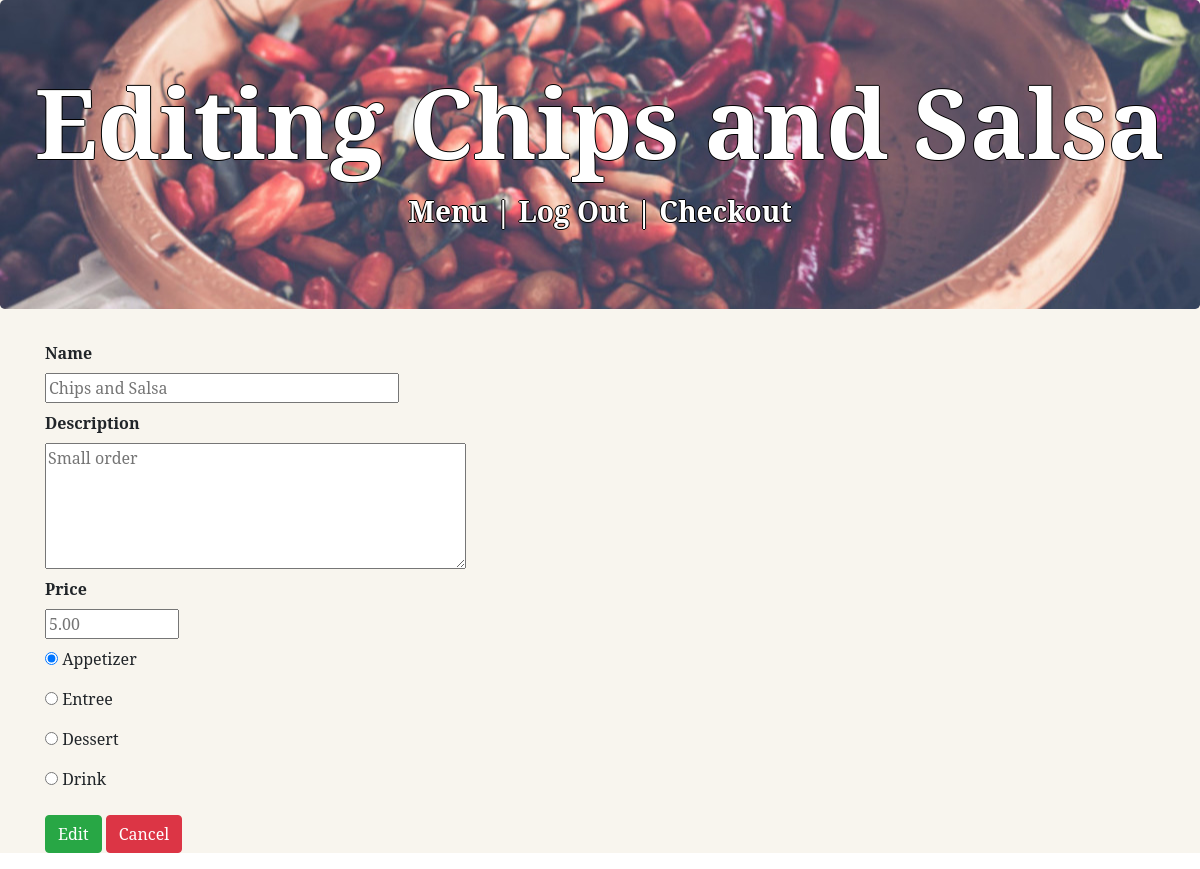
Page /admin/edit/1 (signed in) on the committed database.
### models.py (models this page shows, shortened)
class MenuItem(Base):
    __tablename__ = 'menu_item'
    id = Column(Integer, primary_key=True)
    name = Column(String(80), nullable=False)
    course = Column(String(250), nullable=False)
    description = Column(String(250))
    price = Column(String(8), nullable=False)

### application.py (the view)
@app.route('/admin/edit/<int:menu_id>', methods=['GET', 'POST'])
@login_required
def edit_menu_item(menu_id):
    session = connect()
    item = session.query(MenuItem).filter_by(id=menu_id).one()
    title = 'Editing ' + item.name
    if request.method == 'POST':
        if request.form['name']:
            item.name = request.form['name']
            flash("Item renamed to '%s'!" % item.name)
        if request.form['price']:
            item.price = request.form['price']
            flash("Item '%s' price changed to %s!" % (item.name, item.price))
        if request.form['description']:
            item.description = request.form['description']
            flash("Item '%s' description changed!" % item.name)
        if request.form['course'] != item.course:
            item.course = request.form['course']
            flash("Item '%s' course changed to %s!" % (item.name, item.course))
        session.add(item)
        session.commit()
        return redirect(url_for('show_menu'))
    else:
        return render_template('editMenuItem.html', menu_id=menu_id, item=item,
                               title=title)

### application.py (called while the page is built)
def connect():
    engine = create_engine('sqlite:///cantinadesantiago.db')
    Base.metadata.bind = engine
    DBSession = sessionmaker(bind=engine)
    session = DBSession()
    return session

@login.user_loader
def load_user(user_id):
    session = connect()
    user = session.query(User).filter_by(id=user_id).one_or_none()
    return user

### templates/editMenuItem.html
{% extends "base.html" %}
{% block content %}
<div class="text-left">
    <form action="{{ url_for('edit_menu_item', menu_id=item.id)}}" method = 'POST'>
        <div class="form-group">
            <dl>
                <dt><label for="name">Name</label></dt>
                    <dd><input type='text' size='30' name='name' placeholder='{{ item.name }}'></dd>
                <dt><label for="description">Description</label></dt>
                    <dd><textarea name ='description' rows='5' cols='40' placeholder='{{item.description }}'></textarea></dd>
                <dt><label for="price">Price</label></dt>
                    <dd><input type ='text' size ='8' name='price' placeholder='{{item.price}}'></dd>
                {% if item.course == 'Appetizer' %}
                    <dd>
                        <input type ='radio' name='course' id='1' value='Appetizer' checked>
                        <label for='1'>Appetizer</label>
                    </dd>
                {%else%}
                    <dd>
                        <input type ='radio' name='course' id='2' value='Appetizer'>
                        <label for='2'>Appetizer</label>
                    </dd>
                {% endif %}
                {% if item.course == 'Entree' %}
                    <dd>
                        <input type ='radio' name='course' id='3' value='Entree' checked>
                        <label for='3'>Entree</label>
                    </dd>
                {%else%}
                    <dd>
                        <input type ='radio' name='course' id='4' value='Entree'>
                        <label for='4'>Entree</label>
                    </dd>
                {% endif %}
                {% if item.course == 'Dessert'%}
                    <dd>
                        <input type ='radio' name='course' id='5' value='Dessert' checked>
                        <label for='5'>Dessert</label>
                    </dd>
                {% else %}
                    <dd>
                        <input type ='radio' name='course' id='6' value='Dessert'>
                        <label for='6'>Dessert</label>
                    </dd>
                {% endif %}
                {%if item.course =='Drink'%}
                    <dd>
                        <input type ='radio' name='course' id='7' value='Drink' checked>
                        <label for='7'>Drink</label>
                    </dd>
                {% else %}
                    <dd>
                        <input type ='radio' name='course' id='8' value='Drink'>
                        <label for='8'>Drink</label>
                    </dd>
                {% endif %}
            </dl>
            <input type='submit' value='Edit' class='btn btn-success'>
            <a href='{{url_for('show_menu')}}' class="btn btn-danger">Cancel</a>
        </div>
    </form>
</div>
{% endblock %}

### rows in the picture
MenuItem: name "Chips and Salsa", description "Small order", price "5.00"

### other values in the picture
{{ title }} "Editing Chips and Salsa"
